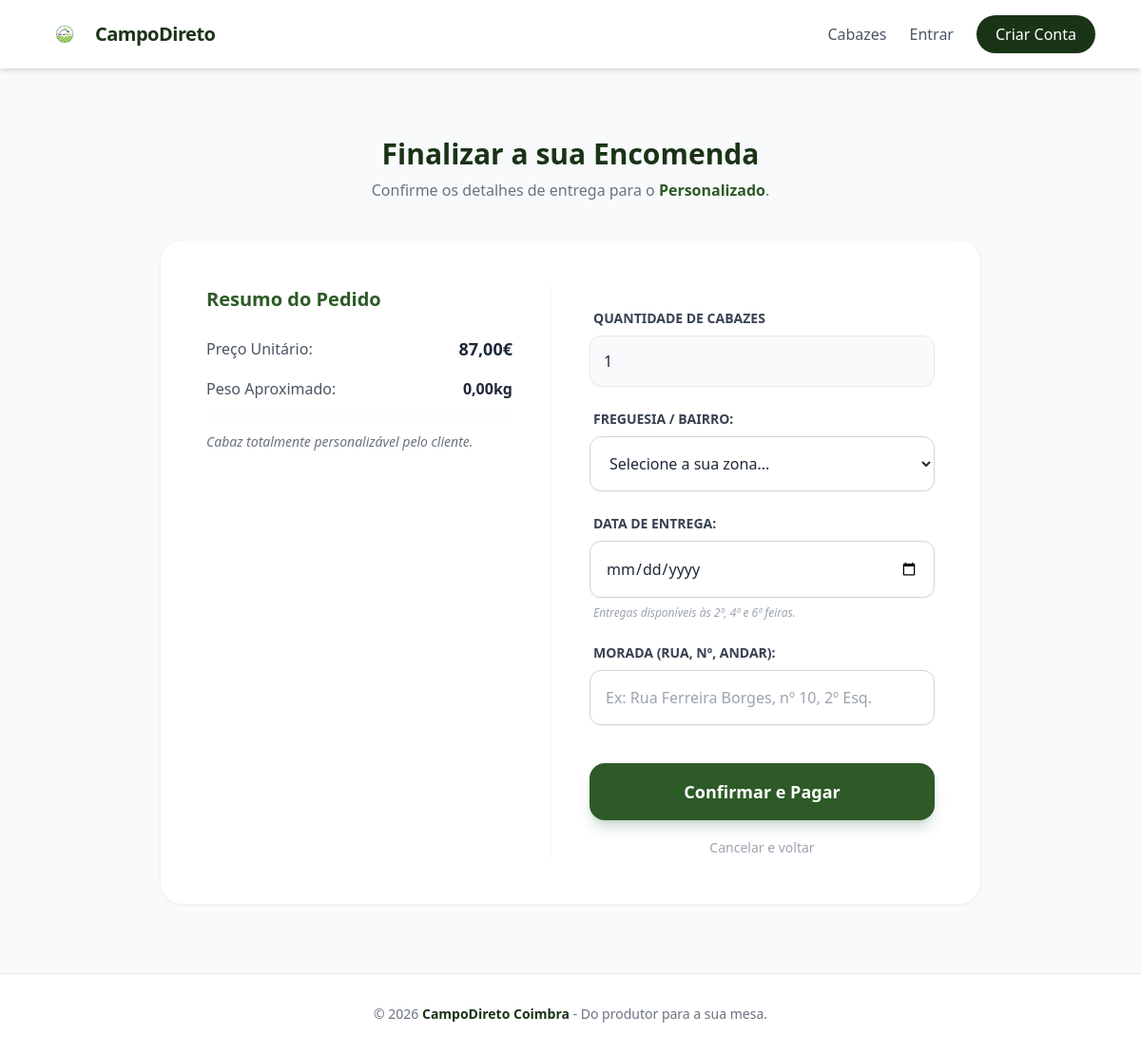
/orders/encomendar/4/, run on an earlier commit of the app's database.
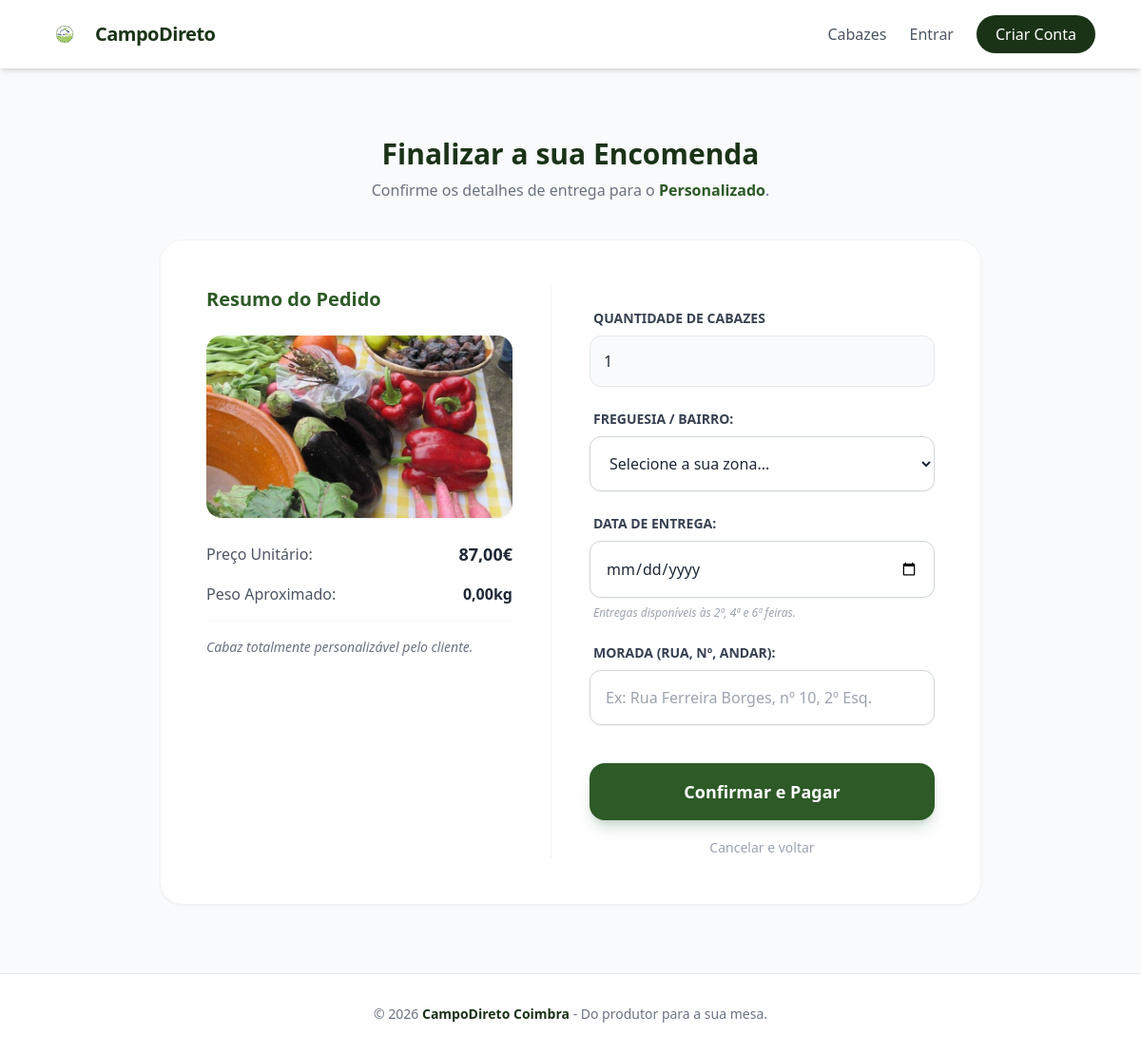
And on a later commit of the database.
### cabazes/models.py (models this page shows, shortened)
class Cabaz(models.Model):
    name = models.CharField(max_length=50, choices=CABAZ_TYPES)
    price = models.DecimalField(max_digits=6, decimal_places=2)
    weight = models.DecimalField(max_digits=6, decimal_places=2)
    description = models.TextField()
    image = models.ImageField(upload_to="cabazes_images/", blank=True, null=True)
    products = models.ManyToManyField(Product, blank=True)

### orders/views.py (the view)
# urls.py: path("encomendar/<int:cabaz_id>/", views.pagina_encomenda, name="pagina_encomenda"),
def pagina_encomenda(request, cabaz_id):
    cabaz = get_object_or_404(Cabaz, id=cabaz_id)
    hoje = timezone.now().date()
    return render(request, "orders/encomenda.html", {"cabaz": cabaz, "hoje": hoje})

### templates/orders/encomenda.html (shortened to what the changed rows need)
{% extends 'base.html' %} {% block content %}
<div class="max-w-4xl mx-auto px-4 py-8">
  <div class="text-center mb-10">
    <h1 class="text-3xl font-bold text-primary mb-2">
      Finalizar a sua Encomenda
    </h1>
    <p class="text-gray-500">
      Confirme os detalhes de entrega para o
      <span class="font-bold text-secondary">{{ cabaz.get_name_display }}</span
      >.
    </p>
  </div>
  <div
    class="grid grid-cols-1 md:grid-cols-2 gap-10 bg-white p-8 md:p-12 rounded-3xl shadow-sm border border-gray-100"
  >
    <div class="md:border-r border-gray-100 md:pr-10">
      {% if cabaz.image %}
      <div class="mb-6 overflow-hidden rounded-2xl shadow-sm">
        <img
          src="{{ cabaz.image.url }}"
          alt="{{ cabaz.name }}"
          class="w-full h-48 object-cover hover:scale-105 transition duration-500"
        />
      </div>
      {% endif %}
      <div class="space-y-4">
        <div class="flex justify-between items-center text-gray-600">
          <span>Preço Unitário:</span>
          <span class="font-bold text-gray-800 text-lg"
            >{{ cabaz.price }}€</span
          >
        </div>
        <div class="flex justify-between items-center text-gray-600">
          <span>Peso Aproximado:</span>
          <span class="font-bold text-gray-800">{{ cabaz.weight }}kg</span>
        </div>
        <div
          class="pt-4 border-t border-gray-50 text-sm text-gray-500 leading-relaxed italic"
        >
          {{ cabaz.description }}
        </div>
      </div>
    </div>
  </div>
</div>
{% endblock %}

What changed in the data, as far as the page shows it:
changed Cabaz "Personalizado": image: picture added
